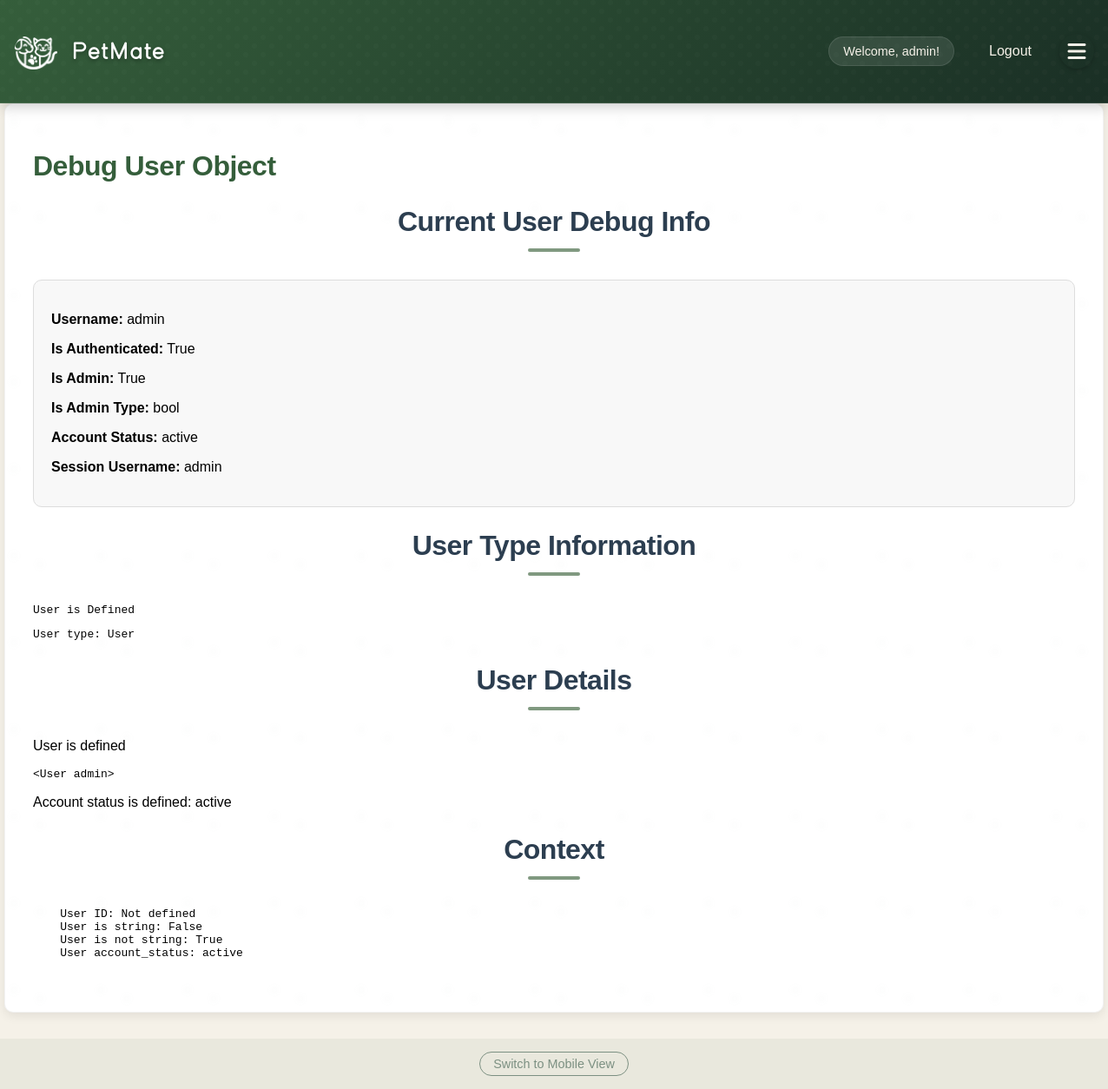
Page /admin/debug_admin (signed in) on the committed database.
### app/models/user.py (models this page shows, shortened)
class User(db.Model, UserMixin):
    __tablename__ = 'users'
    id = db.Column(db.Integer, primary_key=True)
    username = db.Column(db.String(80), unique=True, nullable=False)
    email = db.Column(db.String(120), unique=True, nullable=False)
    password_hash = db.Column(db.String(128))
    name = db.Column(db.String(120))  # User's full name
    created_at = db.Column(db.DateTime, default=datetime.utcnow)
    profile_picture = db.Column(db.String(255))  # Store the filename of uploaded image
    bio = db.Column(db.Text)  # User bio
    location = db.Column(db.String(200))  # User location
    is_admin = db.Column(db.Boolean, default=False)
    account_status = db.Column(db.String(20), default='active')  # active, suspended, banned
    last_login = db.Column(db.DateTime)
    account_notes = db.Column(db.Text)  # Admin notes about the user
    preferred_meetup_types = db.Column(db.String(255))  # e.g., "parks,beaches,dog runs"
    availability = db.Column(db.String(255))  # e.g., "weekends,evenings"
    pet_owner_since = db.Column(db.Integer)  # Year they became a pet owner
    pet_experience_level = db.Column(db.String(50))  # e.g., "beginner", "intermediate", "expert"
    pets = db.relationship('Pet', backref='owner', lazy=True)
    hosted_playdates = db.relationship('Playdate', foreign_keys='Playdate.host_id', lazy=True)
    attended_playdates = db.relationship('Playdate', secondary=playdate_attendees, lazy=True)
    reviews_received = db.relationship('Review',
                                     foreign_keys='Review.reviewed_user_id',
                                     back_populates='reviewed_user',
                                     lazy='joined')
    reviews_given = db.relationship('Review',
                                  foreign_keys='Review.reviewer_id',
                                  back_populates='reviewer',
                                  lazy='joined')
    @property
    def is_authenticated(self):
        return True
    def get_unread_message_count(self):
        from app.models.message import Message
        return Message.query.filter_by(recipient_id=self.id, is_read=False).count()
    def __repr__(self):
        return f'<User {self.username}>'

### app/routes/admin.py (the view)
@bp.route('/debug_admin')
@login_required
def debug_admin():
    debug_info = {
        'username': current_user.username,
        'is_authenticated': current_user.is_authenticated,
        'is_admin': current_user.is_admin,
        'is_admin_type': type(current_user.is_admin).__name__,
        'account_status': current_user.account_status,
        'session_username': session.get('username', 'Not in session')
    }
    return render_template('admin/debug.html', debug_info=debug_info, user=current_user)

### app/__init__.py (called while the page is built)
@login_manager.user_loader
def load_user(user_id):
    from app.models.user import User
    return User.query.get(int(user_id))

### app/templates/admin/debug.html (shortened to what this page needs)
{% extends "base.html" %}
{% block content %}
<div class="container">
    <h1>Debug User Object</h1>
    <h2>Current User Debug Info</h2>
    {% if debug_info %}
        <div style="background: #f8f8f8; border: 1px solid #ddd; padding: 20px; margin-bottom: 20px; border-radius: 10px;">
            <p><strong>Username:</strong> {{ debug_info.username }}</p>
            <p><strong>Is Authenticated:</strong> {{ debug_info.is_authenticated }}</p>
            <p><strong>Is Admin:</strong> {{ debug_info.is_admin }}</p>
            <p><strong>Is Admin Type:</strong> {{ debug_info.is_admin_type }}</p>
            <p><strong>Account Status:</strong> {{ debug_info.account_status }}</p>
            <p><strong>Session Username:</strong> {{ debug_info.session_username }}</p>
        </div>
    {% else %}
        <p>No debug info provided</p>
    {% endif %}
    <h2>User Type Information</h2>
    <pre>User is {{ user is defined and 'Defined' or 'Not defined' }}</pre>
    <pre>User type: {{ user.__class__.__name__ if user is defined else 'Not defined' }}</pre>
    <h2>User Details</h2>
    {% if user is defined %}
        <p>User is defined</p>
        <pre>{{ user }}</pre>
        {% if user.account_status is defined %}
            <p>Account status is defined: {{ user.account_status }}</p>
        {% else %}
            <p>Account status is not defined</p>
        {% endif %}
    {% else %}
        <p>User is not defined</p>
    {% endif %}
    <h2>Context</h2>
    <pre>
    {% if user_id is defined %}User ID: {{ user_id }}{% else %}User ID: Not defined{% endif %}
    User is string: {{ user is defined and user is string }}
    User is not string: {{ user is defined and user is not string }}
    User account_status: {% if user is defined and user is not string and user.account_status is defined %}{{ user.account_status }}{% else %}N/A{% endif %}
    </pre>
</div>
{% endblock %}

### app/templates/base.html (shortened to what this page needs)
<!DOCTYPE html>
<html>
<head>
    <link rel="stylesheet" href="{{ url_for('static', filename='style.css') }}">
    <link rel="stylesheet" href="{{ url_for('static', filename='how-it-works.css') }}">
    <link rel="stylesheet" href="{{ url_for('static', filename='feature-cards.css') }}">
    <link rel="stylesheet" href="{{ url_for('static', filename='custom-font.css') }}">
    <link rel="stylesheet" href="https://cdnjs.cloudflare.com/ajax/libs/font-awesome/6.0.0/css/all.min.css">
</head>
<body>
    <nav>
        <div class="nav-container">
            <h1>
                <a href="{{ url_for('main.index') }}" class="site-title">
                    <div class="logo">
                        <div class="logo-icon"></div>
                        <div class="logo-text">Pet<span class="highlight">Mate</span></div>
                    </div>
                </a>
            </h1>
            <div class="nav-links">
                {% if 'username' in session %}
                    <div class="user-menu">
                        <span>Welcome, {{ session['username'] }}!</span>
                        <a href="{{ url_for('auth.logout') }}">Logout</a>
                    </div>
                    <button class="menu-toggle">
                        <i class="fas fa-bars"></i>
                    </button>
                {% else %}
                    <a href="{{ url_for('auth.login') }}">Login</a>
                    <a href="{{ url_for('auth.register') }}">Register</a>
                {% endif %}
            </div>
        </div>
    </nav>
    <main>
        {% block content %}{% endblock %}
    </main>
    <footer class="view-toggle">
        <a href="#" id="view-mobile-version">Switch to Mobile View</a>
    </footer>
</body>
</html>

### static/how-it-works.css (style rules this page uses)
:root { --sage-green: #809980; --warm-brown: #966F50; --terracotta: #CD5C41; --deep-forest: #2F4858; --light-gray: #f7f9fc; }

### static/feature-cards.css (style rules this page uses)
:root { --sage-green: #809980; --warm-brown: #966F50; --terracotta: #CD5C41; --deep-forest: #355E3B; --light-gray: #f7f9fc; }

### rows in the picture
User: username "admin", account_status "active", session_username "admin", username "<User admin>"

### other values in the picture
{{ debug_info.is_authenticated }} "True"
{{ debug_info.is_admin }} "True"
{{ debug_info.is_admin_type }} "bool"
{{ user is defined and 'Defined' or 'Not defined' }} "Defined"
{{ user.__class__.__name__ if user is defined else 'Not defined' }} "User"
{{ user is defined and user is string }} "False"
{{ user is defined and user is not string }} "True"
